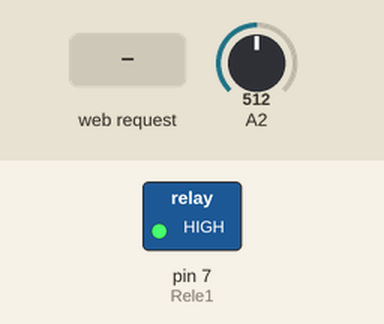
This sketch was run on a simulated Arduino Uno, built for the host (arithmetic inside an expression is 32-bit, double 64-bit). Parts: switched loads named in the sketch (green lamp = pin HIGH). The inputs (shaded band) are chosen by the test bench; at power-on: A2 = 512.

Above: at 1.2 s.
1.3 s: HTTP request GET /?L=1 received
At 2.2 s:
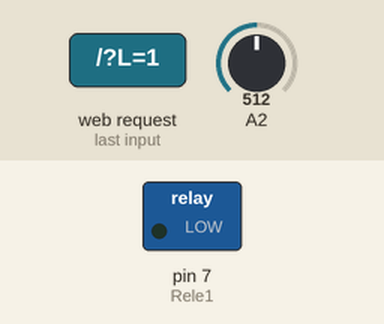
Timing chart, 0 to 4.3 s (numbered marks = the images above; inputs shaded):
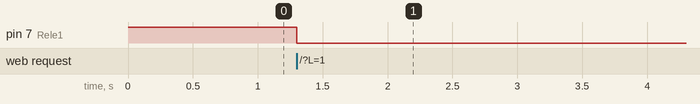

The sketch:

Exemplo_EthernetShield_Rele_Lampada.ino
```cpp
/*ONDE EXISTIR "//" SIGNIFICA QUE É UM COMENTÁRIO REFERENTE A LINHA*/

//INCLUSÃO DAS BIBLIOTECAS NECESSÁRIAS PARA A EXECUÇÃO DO CÓDIGO

#include <SPI.h>
#include <Client.h>
#include <Ethernet.h>
#include <Server.h>
#include <Udp.h>
byte mac[] = { 0xDE, 0xAD, 0xBE, 0xEF, 0xFE, 0xED }; // NÃO PRECISA MEXER
byte ip[] = { 192, 168, 0, 177 }; // COLOQUE UMA FAIXA DE IP DISPONÍVEL DO SEU ROTEADOR. EX: 192.168.1.110  **** ISSO VARIA, NO MEU CASO É: 192.168.0.177
byte gateway[] = { 192, 168, 0, 1 };// MUDE PARA O GATEWAY PADRÃO DO SEU ROTEADOR **** NO MEU CASO É O 192.168.0.1
byte subnet[] = { 255, 255, 255, 0 }; //NÃO PRECISA MEXER
EthernetServer server(80); //CASO OCORRA PROBLEMAS COM A PORTA 80, UTILIZE OUTRA (EX:8082,8089)
byte sampledata=50;

#define Rele1 7 // DEFINE O PINO UTILIZADO PELO RELÉ
int st = 1; // VARIÁVEL PARA GUARDAR O STATUS

String readString = String(30); //CRIA UMA STRING CHAMADA "readString"

String LAMP1; // DECLARAÇÃO DE VARIÁVEL DO TIPO STRING

void setup(){

  pinMode(Rele1,OUTPUT); // DEFINE O PINO COMO SAÍDA
  digitalWrite(Rele1, HIGH); // INICIA O PINO COM SINAL ALTO

  Ethernet.begin(mac, ip, gateway, subnet); // INICIALIZA A CONEXÃO ETHERNET
}

boolean isOnline(){
  // FAZ ATÉ 100 LEITURAS PROCURANDO VALOR ACIMA DE 250
for (int i = 0; i < 100; i++){ // PARA "i" IGUAL 0; ENQUANTO "i" FOR MENOR QUE 100;  "i" É INCREMENTADO
// A PARTIR DE 200 CONSIDERA-SE LIGADO
if (analogRead(A2) > 250){ // O VALOR "250" PODE SER AUMENTADO OU DIMINUIDO DE ACORDO COM SUA NECESSIDADE
return true; // RETORNA VERDADEIRO

}
}
// SE EM 100 LEITURAS NÃO ACHOU VALOR ACIMA DE 250, ENTÃO ESTÁ DESLIGADO
return false;
}

void loop(){
  if(isOnline() == true){ // SE FOR VERDADEIRO FAZ
      LAMP1 = "AC1,"; // STRING RECEBE AC1
  }else{ // SENÃO
        if(isOnline() == false){ // SE FOR FALSO FAZ
                LAMP1 = "AP1,"; // STRING RECEBE AP1
        }
  }
EthernetClient client = server.available(); // CRIA UMA VARIÁVEL CHAMADA client
  if (client) { //SE EXISTE CLIENTE
    while (client.connected()) { // ENQUANTO  EXISTIR CLIENTE CONECTADO
   if (client.available()) { // SE EXISTIR CLIENTE HABILITADO
    char c = client.read(); // CRIA A VARIÁVEL c

    if (readString.length() < 100) // SE O ARRAY FOR MENOR QUE 100
      {
        readString += c; // "readstring" VAI RECEBER OS CARACTERES LIDO
      }
        if (c == '\n') { // SE ENCONTRAR "\n" É O FINAL DO CABEÇALHO DA REQUISIÇÃO HTTP
          if (readString.indexOf("?") <0) //SE ENCONTRAR O CARACTER "?"
          {
          }
          else // SENÃO
        if(readString.indexOf("L=1") >0){ // SE ENCONTRAR O PARÂMETRO "L=1"

        if (st == 0){ // SE VARIÁVEL É IGUAL A 0 FAZ
            digitalWrite(Rele1, HIGH); // SETA A O PINO EM ALTO
            st = 1; // VARIÁVEL RECEBE 1
          }else{ // SENÃO
              digitalWrite(Rele1, LOW); // SETA A O PINO EM BAIXO
              st = 0; // VARIÁVEL RECEBE 0
          }
        }
          client.println("HTTP/1.1 200 OK"); // ESCREVE PARA O CLIENTE A VERSÃO DO HTTP
          client.println("Content-Type: text/html"); // ESCREVE PARA O CLIENTE O TIPO DE CONTEÚDO(texto/html)
          client.println();

           client.println(LAMP1); // RETORNA PARA O CLIENTE O STATUS DO LED 1
           client.println(st); // RETORNA VARIÁVEL DE STATUS
           readString="";
          client.stop(); // FINALIZA A REQUISIÇÃO HTTP
            }
          }
        }
      }
 }
```

Measured:
- after the input at 1.3 s, pin 7 (Rele1): HIGH → LOW at once
